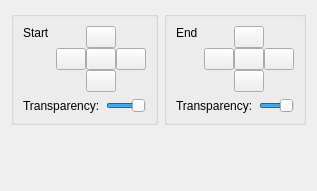
<?xml version="1.0" encoding="UTF-8"?>
<ui version="4.0" >
 <author>
SPDX-FileCopyrightText: none
SPDX-License-Identifier: GPL-3.0-or-later
 </author>
 <class>Wipeval_UI</class>
 <widget class="QWidget" name="Wipeval_UI" >
  <property name="geometry" >
   <rect>
    <x>0</x>
    <y>0</y>
    <width>287</width>
    <height>191</height>
   </rect>
  </property>
  <layout class="QGridLayout" name="gridLayout_5" >
   <item row="0" column="0" >
    <widget class="QGroupBox" name="groupBox" >
     <property name="title" >
      <string/>
     </property>
     <layout class="QGridLayout" name="gridLayout_2" >
      <item row="0" column="0" >
       <widget class="QLabel" name="label_3" >
        <property name="text" >
         <string>Start</string>
        </property>
        <property name="alignment" >
         <set>Qt::AlignLeading|Qt::AlignLeft|Qt::AlignTop</set>
        </property>
       </widget>
      </item>
      <item row="0" column="1" >
       <layout class="QGridLayout" name="gridLayout" >
        <property name="spacing" >
         <number>0</number>
        </property>
        <item row="0" column="1" >
         <widget class="QPushButton" name="start_up" >
          <property name="maximumSize" >
           <size>
            <width>30</width>
            <height>16777215</height>
           </size>
          </property>
          <property name="text" >
           <string/>
          </property>
          <property name="checkable" >
           <bool>true</bool>
          </property>
          <property name="autoExclusive" >
           <bool>true</bool>
          </property>
         </widget>
        </item>
        <item row="1" column="0" >
         <widget class="QPushButton" name="start_left" >
          <property name="maximumSize" >
           <size>
            <width>30</width>
            <height>16777215</height>
           </size>
          </property>
          <property name="text" >
           <string/>
          </property>
          <property name="checkable" >
           <bool>true</bool>
          </property>
          <property name="autoExclusive" >
           <bool>true</bool>
          </property>
         </widget>
        </item>
        <item row="1" column="1" >
         <widget class="QPushButton" name="start_center" >
          <property name="maximumSize" >
           <size>
            <width>30</width>
            <height>16777215</height>
           </size>
          </property>
          <property name="text" >
           <string/>
          </property>
          <property name="checkable" >
           <bool>true</bool>
          </property>
          <property name="autoExclusive" >
           <bool>true</bool>
          </property>
         </widget>
        </item>
        <item row="1" column="2" >
         <widget class="QPushButton" name="start_right" >
          <property name="maximumSize" >
           <size>
            <width>30</width>
            <height>16777215</height>
           </size>
          </property>
          <property name="text" >
           <string/>
          </property>
          <property name="checkable" >
           <bool>true</bool>
          </property>
          <property name="autoExclusive" >
           <bool>true</bool>
          </property>
         </widget>
        </item>
        <item row="2" column="1" >
         <widget class="QPushButton" name="start_down" >
          <property name="maximumSize" >
           <size>
            <width>30</width>
            <height>16777215</height>
           </size>
          </property>
          <property name="text" >
           <string/>
          </property>
          <property name="checkable" >
           <bool>true</bool>
          </property>
          <property name="autoExclusive" >
           <bool>true</bool>
          </property>
         </widget>
        </item>
       </layout>
      </item>
      <item row="1" column="0" colspan="2" >
       <layout class="QHBoxLayout" name="horizontalLayout" >
        <item>
         <widget class="QLabel" name="label" >
          <property name="text" >
           <string>Transparency:</string>
          </property>
         </widget>
        </item>
        <item>
         <widget class="QSlider" name="start_transp" >
          <property name="maximum" >
           <number>100</number>
          </property>
          <property name="value" >
           <number>100</number>
          </property>
          <property name="orientation" >
           <enum>Qt::Horizontal</enum>
          </property>
         </widget>
        </item>
       </layout>
      </item>
     </layout>
    </widget>
   </item>
   <item row="0" column="1" >
    <widget class="QGroupBox" name="groupBox_2" >
     <property name="title" >
      <string/>
     </property>
     <layout class="QGridLayout" name="gridLayout_3" >
      <item row="0" column="0" >
       <widget class="QLabel" name="label_4" >
        <property name="text" >
         <string>End</string>
        </property>
        <property name="alignment" >
         <set>Qt::AlignLeading|Qt::AlignLeft|Qt::AlignTop</set>
        </property>
       </widget>
      </item>
      <item row="0" column="1" >
       <layout class="QGridLayout" name="gridLayout_4" >
        <property name="spacing" >
         <number>0</number>
        </property>
        <item row="0" column="1" >
         <widget class="QPushButton" name="end_up" >
          <property name="maximumSize" >
           <size>
            <width>30</width>
            <height>16777215</height>
           </size>
          </property>
          <property name="text" >
           <string/>
          </property>
          <property name="checkable" >
           <bool>true</bool>
          </property>
          <property name="autoExclusive" >
           <bool>true</bool>
          </property>
         </widget>
        </item>
        <item row="1" column="0" >
         <widget class="QPushButton" name="end_left" >
          <property name="maximumSize" >
           <size>
            <width>30</width>
            <height>16777215</height>
           </size>
          </property>
          <property name="text" >
           <string/>
          </property>
          <property name="checkable" >
           <bool>true</bool>
          </property>
          <property name="autoExclusive" >
           <bool>true</bool>
          </property>
         </widget>
        </item>
        <item row="1" column="1" >
         <widget class="QPushButton" name="end_center" >
          <property name="maximumSize" >
           <size>
            <width>30</width>
            <height>16777215</height>
           </size>
          </property>
          <property name="text" >
           <string/>
          </property>
          <property name="checkable" >
           <bool>true</bool>
          </property>
          <property name="autoExclusive" >
           <bool>true</bool>
          </property>
         </widget>
        </item>
        <item row="1" column="2" >
         <widget class="QPushButton" name="end_right" >
          <property name="maximumSize" >
           <size>
            <width>30</width>
            <height>16777215</height>
           </size>
          </property>
          <property name="text" >
           <string/>
          </property>
          <property name="checkable" >
           <bool>true</bool>
          </property>
          <property name="autoExclusive" >
           <bool>true</bool>
          </property>
         </widget>
        </item>
        <item row="2" column="1" >
         <widget class="QPushButton" name="end_down" >
          <property name="maximumSize" >
           <size>
            <width>30</width>
            <height>16777215</height>
           </size>
          </property>
          <property name="text" >
           <string/>
          </property>
          <property name="checkable" >
           <bool>true</bool>
          </property>
          <property name="autoExclusive" >
           <bool>true</bool>
          </property>
         </widget>
        </item>
       </layout>
      </item>
      <item row="1" column="0" colspan="2" >
       <layout class="QHBoxLayout" name="horizontalLayout_2" >
        <item>
         <widget class="QLabel" name="label_2" >
          <property name="text" >
           <string>Transparency:</string>
          </property>
         </widget>
        </item>
        <item>
         <widget class="QSlider" name="end_transp" >
          <property name="maximum" >
           <number>100</number>
          </property>
          <property name="value" >
           <number>100</number>
          </property>
          <property name="orientation" >
           <enum>Qt::Horizontal</enum>
          </property>
         </widget>
        </item>
       </layout>
      </item>
     </layout>
    </widget>
   </item>
   <item row="1" column="0" colspan="2" >
    <spacer name="verticalSpacer" >
     <property name="orientation" >
      <enum>Qt::Vertical</enum>
     </property>
     <property name="sizeHint" stdset="0" >
      <size>
       <width>20</width>
       <height>0</height>
      </size>
     </property>
    </spacer>
   </item>
  </layout>
 </widget>
 <resources/>
 <connections/>
</ui>
